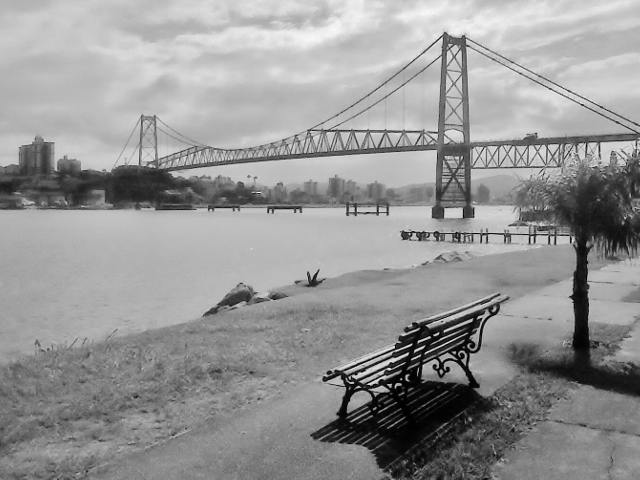
//> input picture PDI/11/ponte.jpg, 640 x 480 px
$ ./cannypoints   (built with g++ and OpenCV 4)
//> lines starting //> are read from the running program, lines starting //| are printed output that depends on the picture
#include <iostream>
#include <opencv2/opencv.hpp>
#include <fstream>
#include <iomanip>
#include <vector>
#include <algorithm>
#include <numeric>
#include <ctime>
#include <cstdlib>

using namespace std;
using namespace cv;

//Definição de constantes

#define STEP 5
#define RAIO 3
#define JITTER 3

int main(int argc, char** argv){
  vector<int> yrange;
  vector<int> xrange;

  Mat image, borderImage;
  Mat pontilhismo;
  int width, height, gray, x, y;

  image= imread("ponte.jpg",CV_LOAD_IMAGE_GRAYSCALE);
//> image is the input picture: 480 rows x 640 cols, CV_8UC1; min 0, max 249, mean 149.5

  srand(time(0));

  if(!image.data){
    cout << "Impossível ler a imagem."<< endl;
    exit(0);
  }

  width = image.size().width;
//> width = 640
  height = image.size().height;
//> height = 480

  xrange.resize(height/STEP);
//> xrange = 96 values from 0 to 0
  yrange.resize(width/STEP);
//> yrange = 128 values from 0 to 0

  iota(xrange.begin(), xrange.end(), 0);
//> xrange = 96 values from 0 to 95
  iota(yrange.begin(), yrange.end(), 0);
//> yrange = 128 values from 0 to 127

  for(int i=0; i<xrange.size(); i++){
    xrange[i] = xrange[i]*STEP+STEP/2;
  }
//> after the loop, xrange = 96 values from 2 to 477

  for(int j=0; j<yrange.size(); j++){
    yrange[j] = yrange[j]*STEP+STEP/2;
  }

  image.copyTo(pontilhismo);
  random_shuffle(xrange.begin(), xrange.end());

  for(auto i : xrange){
    random_shuffle(yrange.begin(), yrange.end());
    for(auto j : yrange){
      x = i+rand()%(2*JITTER)-JITTER+1;
      y = j+rand()%(2*JITTER)-JITTER+1;
      gray = image.at<uchar>(x,y);
      circle(pontilhismo,
             cv::Point(y,x),
             RAIO,
             CV_RGB(gray,gray,gray),
             -1,
             CV_AA);
    }
  }
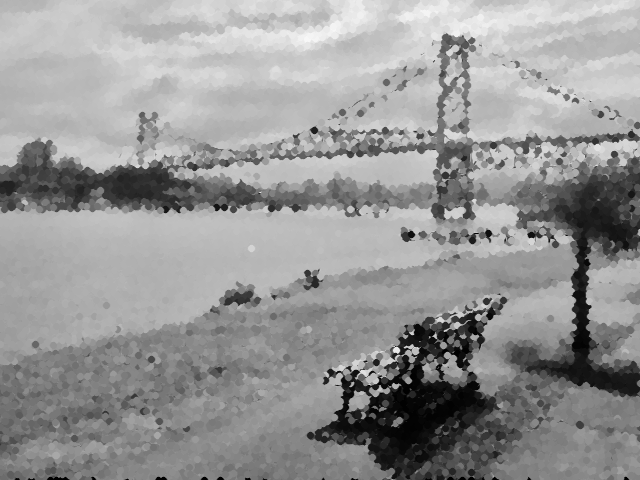
//> pontilhismo: 480 rows x 640 cols, CV_8UC1; min 0, max 247, mean 149.5

  imshow("pontilhismo", pontilhismo);
  imwrite("pontilhismo.png", pontilhismo);

  for(int n = 0; n < 5; n++){
     Canny(image, borderImage, 10 * n, 50 * n);
     imshow("cannyborderImage", borderImage);
     imwrite("cannyborderImage.png", borderImage);

     int raio = 5 - n;

     for(int i = 0; i < height; i++){
        for(int j = 0; j < width; j++){
           if(borderImage.at<uchar>(i,j)>0){
              gray = image.at<uchar>(i,j);
              circle(pontilhismo,
                     cv::Point(j,i),
                     raio,
                     CV_RGB(gray,gray,gray),
                     -1,
                     CV_AA);
           }
        }
     }
  }
//> this loop made 5 passes
//> gray on passes 1 to 5: 132, 137, 137, 125, 125
//> pass 1, `Canny(image, borderImage, 10 * n, 50 * n);`:
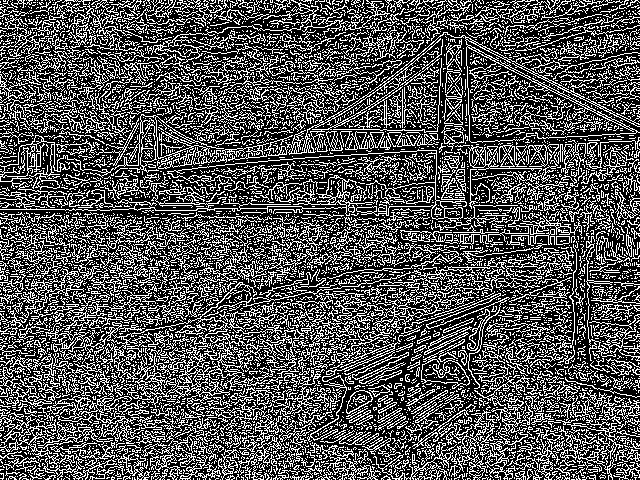
//> borderImage: 480 rows x 640 cols, CV_8UC1; 32.8% white in thin lines or dots
//> pass 2, `Canny(image, borderImage, 10 * n, 50 * n);`:
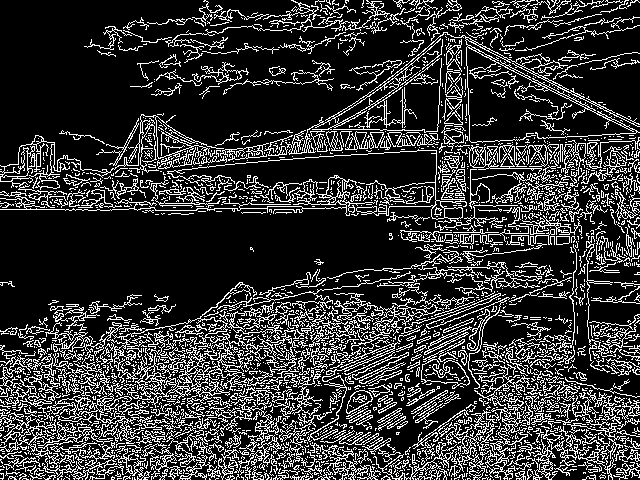
//> borderImage: 480 rows x 640 cols, CV_8UC1; 20.8% white in thin lines or dots
//> pass 3, `Canny(image, borderImage, 10 * n, 50 * n);`:
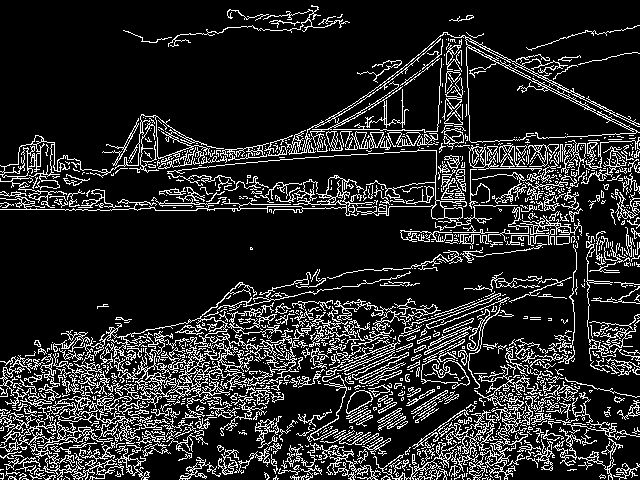
//> borderImage: 480 rows x 640 cols, CV_8UC1; 15.6% white in thin lines or dots
//> after the loop:
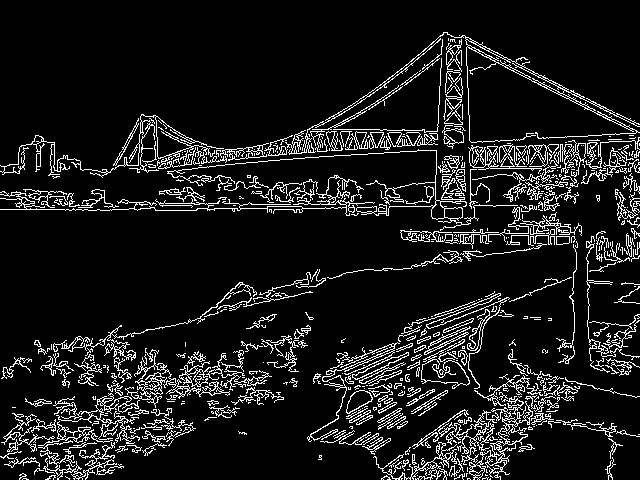
//> borderImage: 480 rows x 640 cols, CV_8UC1; 10.2% white in thin lines or dots
//> after the loop:
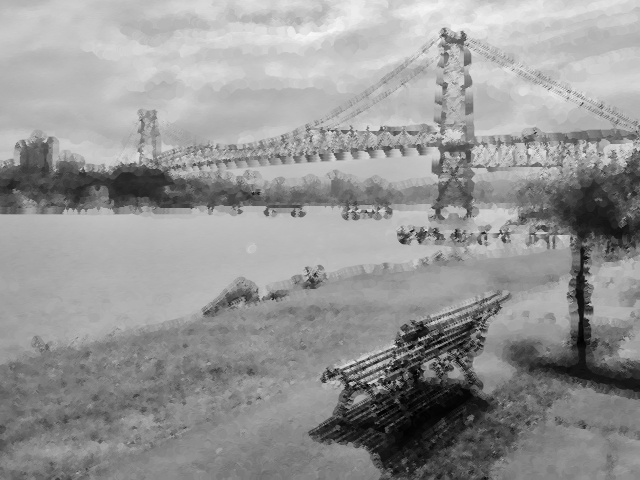
//> pontilhismo: 480 rows x 640 cols, CV_8UC1; min 0, max 246, mean 149.3
//> after the loop, gray = 125

  imshow("cannyPoints", pontilhismo);
  imwrite("cannyPoints.png", pontilhismo);

  waitKey();
  return 0;
}
